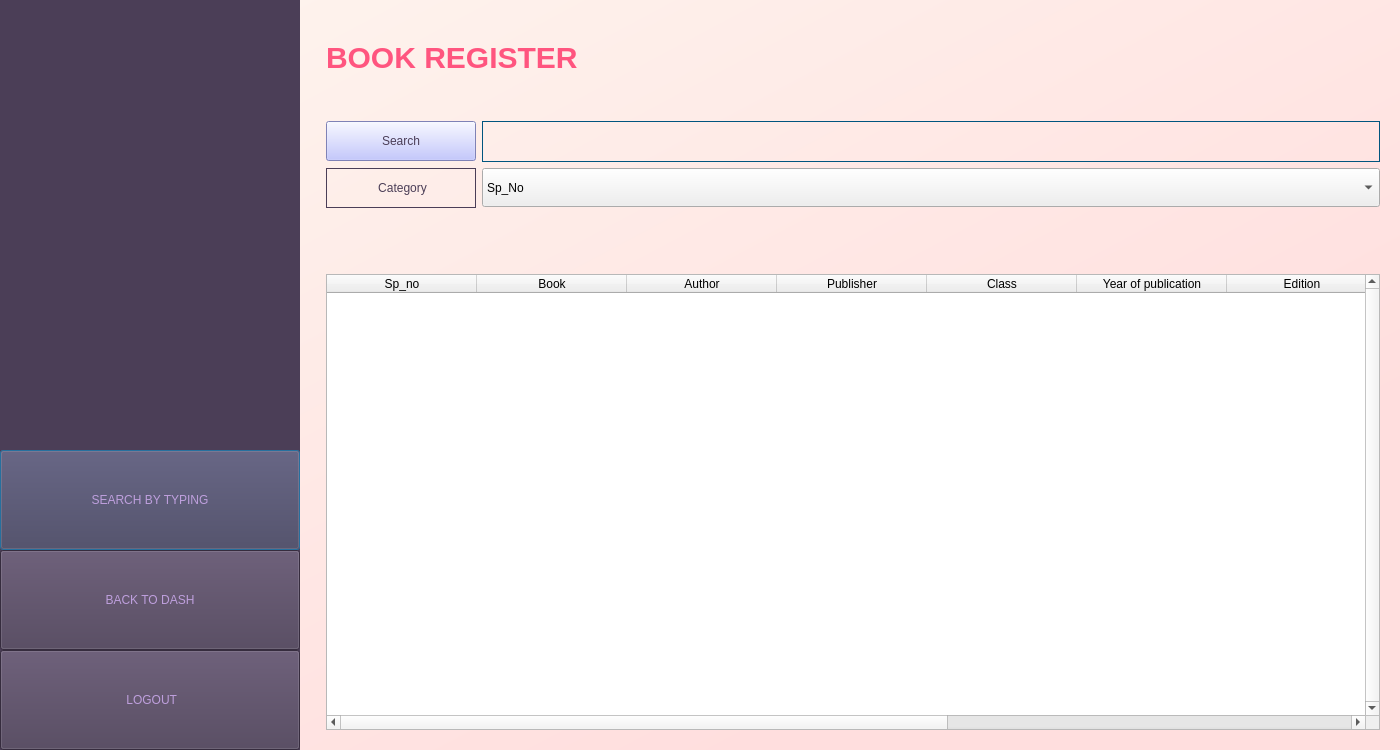
<?xml version="1.0" encoding="UTF-8"?>
<ui version="4.0">
 <class>registerDialog</class>
 <widget class="QDialog" name="registerDialog">
  <property name="geometry">
   <rect>
    <x>0</x>
    <y>0</y>
    <width>1400</width>
    <height>750</height>
   </rect>
  </property>
  <property name="minimumSize">
   <size>
    <width>1400</width>
    <height>750</height>
   </size>
  </property>
  <property name="windowTitle">
   <string>Dialog</string>
  </property>
  <layout class="QVBoxLayout" name="verticalLayout">
   <property name="leftMargin">
    <number>0</number>
   </property>
   <property name="topMargin">
    <number>0</number>
   </property>
   <property name="rightMargin">
    <number>0</number>
   </property>
   <property name="bottomMargin">
    <number>0</number>
   </property>
   <item>
    <widget class="QWidget" name="dashwidget" native="true">
     <property name="enabled">
      <bool>true</bool>
     </property>
     <property name="sizePolicy">
      <sizepolicy hsizetype="Expanding" vsizetype="Expanding">
       <horstretch>0</horstretch>
       <verstretch>0</verstretch>
      </sizepolicy>
     </property>
     <property name="minimumSize">
      <size>
       <width>1400</width>
       <height>750</height>
      </size>
     </property>
     <property name="styleSheet">
      <string notr="true">QWidget#dashwidget{
	background-color : qlineargradient(spread:pad, x1:0, y1:0, x2:1, y2:1, stop:0 rgba(254, 246, 239, 255), stop:0.766169 rgba(255, 222, 222, 255))
}</string>
     </property>
     <layout class="QGridLayout" name="gridLayout_3">
      <property name="sizeConstraint">
       <enum>QLayout::SetNoConstraint</enum>
      </property>
      <property name="leftMargin">
       <number>0</number>
      </property>
      <property name="topMargin">
       <number>0</number>
      </property>
      <property name="rightMargin">
       <number>0</number>
      </property>
      <property name="bottomMargin">
       <number>0</number>
      </property>
      <item row="0" column="0">
       <layout class="QHBoxLayout" name="horizontalLayout">
        <property name="sizeConstraint">
         <enum>QLayout::SetNoConstraint</enum>
        </property>
        <item>
         <widget class="QWidget" name="widget" native="true">
          <property name="minimumSize">
           <size>
            <width>300</width>
            <height>750</height>
           </size>
          </property>
          <property name="styleSheet">
           <string notr="true">background-color: rgb(75, 62, 87);</string>
          </property>
          <layout class="QVBoxLayout" name="verticalLayout_4">
           <property name="spacing">
            <number>0</number>
           </property>
           <property name="leftMargin">
            <number>0</number>
           </property>
           <property name="topMargin">
            <number>0</number>
           </property>
           <property name="rightMargin">
            <number>0</number>
           </property>
           <property name="bottomMargin">
            <number>0</number>
           </property>
           <item>
            <spacer name="verticalSpacer_3">
             <property name="orientation">
              <enum>Qt::Vertical</enum>
             </property>
             <property name="sizeHint" stdset="0">
              <size>
               <width>20</width>
               <height>1000</height>
              </size>
             </property>
            </spacer>
           </item>
           <item>
            <widget class="QPushButton" name="pushButton">
             <property name="minimumSize">
              <size>
               <width>300</width>
               <height>100</height>
              </size>
             </property>
             <property name="styleSheet">
              <string notr="true">font: 18pt &quot;Calibri&quot;;
color: rgb(190, 159, 221);</string>
             </property>
             <property name="text">
              <string>SEARCH BY TYPING</string>
             </property>
            </widget>
           </item>
           <item>
            <widget class="QPushButton" name="homeButton">
             <property name="minimumSize">
              <size>
               <width>300</width>
               <height>100</height>
              </size>
             </property>
             <property name="styleSheet">
              <string notr="true">font: 18pt &quot;Calibri&quot;;
color: rgb(190, 159, 221);</string>
             </property>
             <property name="text">
              <string>BACK TO DASH</string>
             </property>
            </widget>
           </item>
           <item>
            <widget class="QPushButton" name="logout">
             <property name="minimumSize">
              <size>
               <width>300</width>
               <height>100</height>
              </size>
             </property>
             <property name="styleSheet">
              <string notr="true">font: 18pt &quot;Calibri&quot;;
color:rgb(190, 159, 221);
background-color:rgb(75, 62, 87);</string>
             </property>
             <property name="text">
              <string> LOGOUT</string>
             </property>
             <property name="icon">
              <iconset>
               <normaloff>../Lib-Management-latest/logout icon.png</normaloff>../Lib-Management-latest/logout icon.png</iconset>
             </property>
             <property name="iconSize">
              <size>
               <width>30</width>
               <height>30</height>
              </size>
             </property>
            </widget>
           </item>
          </layout>
         </widget>
        </item>
        <item>
         <spacer name="verticalSpacer">
          <property name="orientation">
           <enum>Qt::Vertical</enum>
          </property>
          <property name="sizeHint" stdset="0">
           <size>
            <width>20</width>
            <height>40</height>
           </size>
          </property>
         </spacer>
        </item>
        <item>
         <layout class="QVBoxLayout" name="verticalLayout_3">
          <property name="sizeConstraint">
           <enum>QLayout::SetNoConstraint</enum>
          </property>
          <item>
           <spacer name="horizontalSpacer_3">
            <property name="orientation">
             <enum>Qt::Horizontal</enum>
            </property>
            <property name="sizeHint" stdset="0">
             <size>
              <width>40</width>
              <height>40</height>
             </size>
            </property>
           </spacer>
          </item>
          <item>
           <widget class="QLabel" name="libraryRecords">
            <property name="styleSheet">
             <string notr="true">font-size: 30px;
font: 75 26pt &quot;Trebuchet MS&quot;;
font: bold;
color: rgb(255, 85, 127);</string>
            </property>
            <property name="text">
             <string>BOOK REGISTER</string>
            </property>
            <property name="textFormat">
             <enum>Qt::AutoText</enum>
            </property>
           </widget>
          </item>
          <item>
           <spacer name="horizontalSpacer">
            <property name="orientation">
             <enum>Qt::Horizontal</enum>
            </property>
            <property name="sizeHint" stdset="0">
             <size>
              <width>40</width>
              <height>40</height>
             </size>
            </property>
           </spacer>
          </item>
          <item>
           <layout class="QGridLayout" name="gridLayout">
            <property name="topMargin">
             <number>0</number>
            </property>
            <item row="1" column="0">
             <widget class="QLabel" name="category">
              <property name="minimumSize">
               <size>
                <width>150</width>
                <height>40</height>
               </size>
              </property>
              <property name="layoutDirection">
               <enum>Qt::LeftToRight</enum>
              </property>
              <property name="styleSheet">
               <string notr="true">font: 11pt &quot;Calibri&quot;;
color: rgb(75, 62, 87);
border : 1px solid rgb(75, 62, 87);</string>
              </property>
              <property name="text">
               <string>&lt;html&gt;&lt;head/&gt;&lt;body&gt;&lt;p align=&quot;center&quot;&gt;Category&lt;/p&gt;&lt;/body&gt;&lt;/html&gt;</string>
              </property>
             </widget>
            </item>
            <item row="1" column="1">
             <widget class="QComboBox" name="categoryBox">
              <property name="minimumSize">
               <size>
                <width>684</width>
                <height>39</height>
               </size>
              </property>
              <property name="styleSheet">
               <string notr="true"/>
              </property>
              <property name="editable">
               <bool>false</bool>
              </property>
              <item>
               <property name="text">
                <string>Sp_No</string>
               </property>
              </item>
              <item>
               <property name="text">
                <string>Book_Title</string>
               </property>
              </item>
              <item>
               <property name="text">
                <string>Author_Name</string>
               </property>
              </item>
              <item>
               <property name="text">
                <string>Publisher</string>
               </property>
              </item>
              <item>
               <property name="text">
                <string>Class</string>
               </property>
              </item>
              <item>
               <property name="text">
                <string>Year_Of_Publication</string>
               </property>
              </item>
              <item>
               <property name="text">
                <string>Edition</string>
               </property>
              </item>
              <item>
               <property name="text">
                <string>Subject</string>
               </property>
              </item>
              <item>
               <property name="text">
                <string>Category</string>
               </property>
              </item>
              <item>
               <property name="text">
                <string>Cost</string>
               </property>
              </item>
             </widget>
            </item>
            <item row="0" column="1">
             <widget class="QLineEdit" name="searchfield">
              <property name="minimumSize">
               <size>
                <width>684</width>
                <height>41</height>
               </size>
              </property>
              <property name="styleSheet">
               <string notr="true">background-color: rgba(0, 0, 0, 0);
border:1px solid rgb(0, 85, 127);
color: rgb(0, 85, 127);
font: 75 11pt &quot;Verdana&quot;;

</string>
              </property>
              <property name="text">
               <string/>
              </property>
              <property name="placeholderText">
               <string/>
              </property>
             </widget>
            </item>
            <item row="0" column="0">
             <widget class="QPushButton" name="searchButton">
              <property name="minimumSize">
               <size>
                <width>150</width>
                <height>40</height>
               </size>
              </property>
              <property name="maximumSize">
               <size>
                <width>150</width>
                <height>40</height>
               </size>
              </property>
              <property name="styleSheet">
               <string notr="true">font: 11pt &quot;Calibri&quot;;
color:rgb(75, 62, 87);
background-color:rgb(178, 182, 255);

</string>
              </property>
              <property name="text">
               <string>Search</string>
              </property>
             </widget>
            </item>
           </layout>
          </item>
          <item>
           <spacer name="horizontalSpacer_2">
            <property name="orientation">
             <enum>Qt::Horizontal</enum>
            </property>
            <property name="sizeHint" stdset="0">
             <size>
              <width>40</width>
              <height>20</height>
             </size>
            </property>
           </spacer>
          </item>
          <item>
           <widget class="QLabel" name="label">
            <property name="styleSheet">
             <string notr="true">font: 13pt &quot;Calibri&quot; bold;
color:rgb(170, 0, 0);</string>
            </property>
            <property name="text">
             <string/>
            </property>
           </widget>
          </item>
          <item>
           <spacer name="horizontalSpacer_5">
            <property name="orientation">
             <enum>Qt::Horizontal</enum>
            </property>
            <property name="sizeHint" stdset="0">
             <size>
              <width>40</width>
              <height>20</height>
             </size>
            </property>
           </spacer>
          </item>
          <item>
           <widget class="QTableWidget" name="registertable">
            <property name="styleSheet">
             <string notr="true">font: 8pt &quot;Calibri&quot;;
</string>
            </property>
            <property name="verticalScrollBarPolicy">
             <enum>Qt::ScrollBarAlwaysOn</enum>
            </property>
            <property name="horizontalScrollBarPolicy">
             <enum>Qt::ScrollBarAlwaysOn</enum>
            </property>
            <property name="sizeAdjustPolicy">
             <enum>QAbstractScrollArea::AdjustIgnored</enum>
            </property>
            <property name="autoScrollMargin">
             <number>16</number>
            </property>
            <property name="editTriggers">
             <set>QAbstractItemView::NoEditTriggers</set>
            </property>
            <property name="showDropIndicator" stdset="0">
             <bool>true</bool>
            </property>
            <property name="alternatingRowColors">
             <bool>true</bool>
            </property>
            <property name="gridStyle">
             <enum>Qt::SolidLine</enum>
            </property>
            <property name="columnCount">
             <number>10</number>
            </property>
            <attribute name="horizontalHeaderDefaultSectionSize">
             <number>150</number>
            </attribute>
            <attribute name="horizontalHeaderStretchLastSection">
             <bool>false</bool>
            </attribute>
            <attribute name="verticalHeaderStretchLastSection">
             <bool>false</bool>
            </attribute>
            <column>
             <property name="text">
              <string>Sp_no</string>
             </property>
            </column>
            <column>
             <property name="text">
              <string>Book</string>
             </property>
            </column>
            <column>
             <property name="text">
              <string>Author</string>
             </property>
            </column>
            <column>
             <property name="text">
              <string>Publisher</string>
             </property>
            </column>
            <column>
             <property name="text">
              <string>Class</string>
             </property>
            </column>
            <column>
             <property name="text">
              <string>Year of publication</string>
             </property>
            </column>
            <column>
             <property name="text">
              <string>Edition</string>
             </property>
            </column>
            <column>
             <property name="text">
              <string>Subject</string>
             </property>
            </column>
            <column>
             <property name="text">
              <string>Category</string>
             </property>
            </column>
            <column>
             <property name="text">
              <string>Cost</string>
             </property>
            </column>
           </widget>
          </item>
          <item>
           <spacer name="horizontalSpacer_4">
            <property name="orientation">
             <enum>Qt::Horizontal</enum>
            </property>
            <property name="sizeHint" stdset="0">
             <size>
              <width>40</width>
              <height>20</height>
             </size>
            </property>
           </spacer>
          </item>
         </layout>
        </item>
        <item>
         <spacer name="verticalSpacer_2">
          <property name="orientation">
           <enum>Qt::Vertical</enum>
          </property>
          <property name="sizeHint" stdset="0">
           <size>
            <width>20</width>
            <height>40</height>
           </size>
          </property>
         </spacer>
        </item>
       </layout>
      </item>
     </layout>
    </widget>
   </item>
  </layout>
 </widget>
 <resources/>
 <connections/>
</ui>
